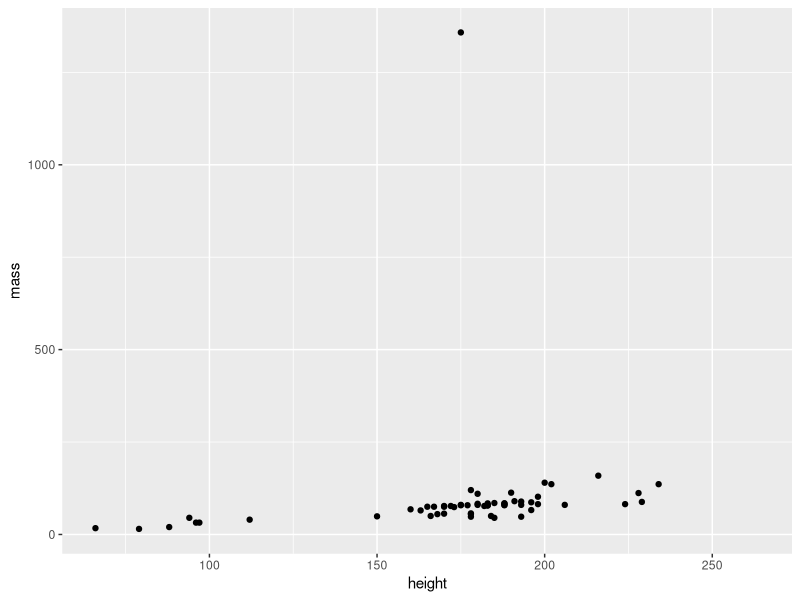
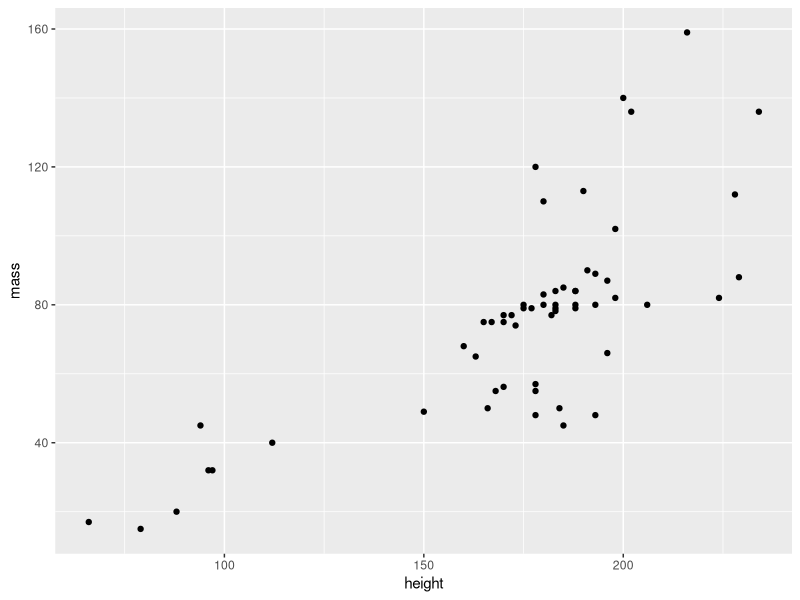
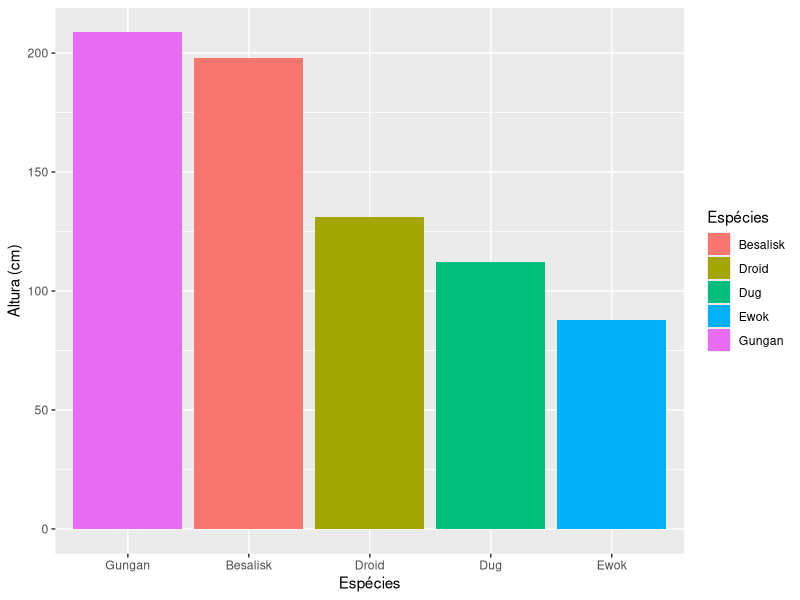
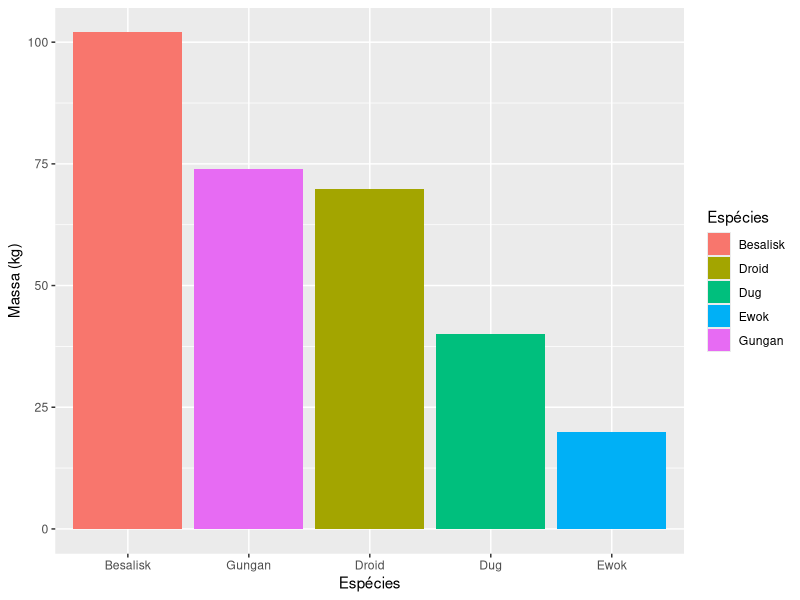
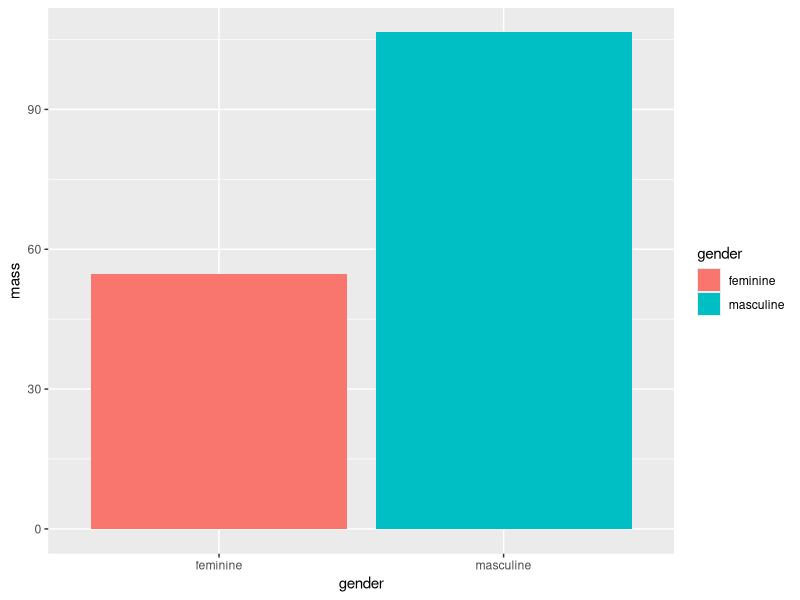
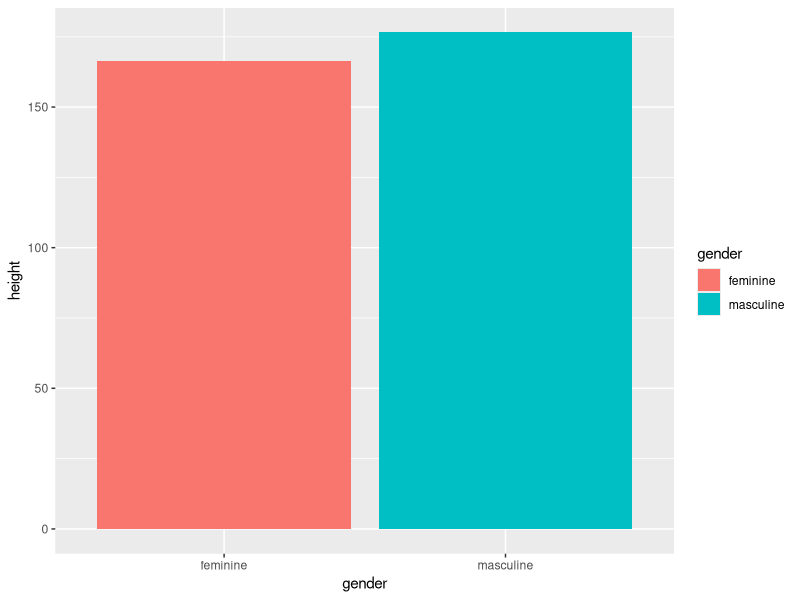
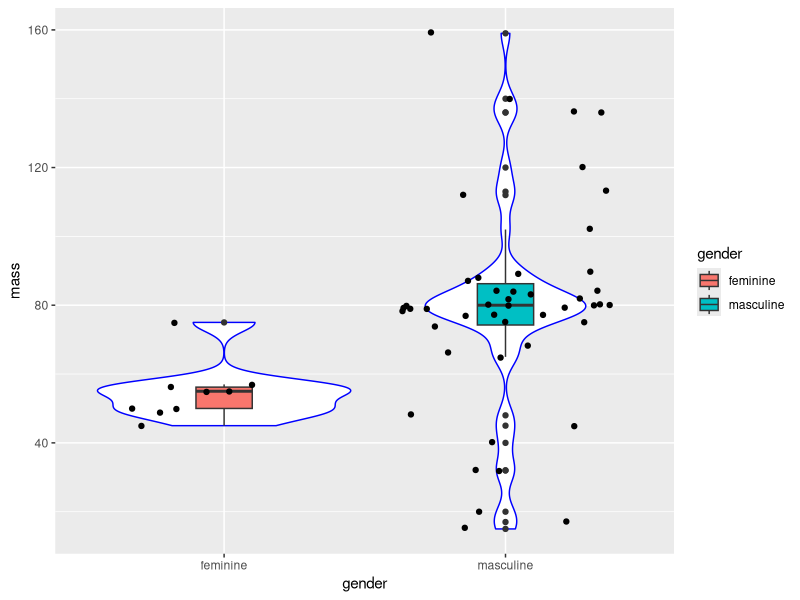
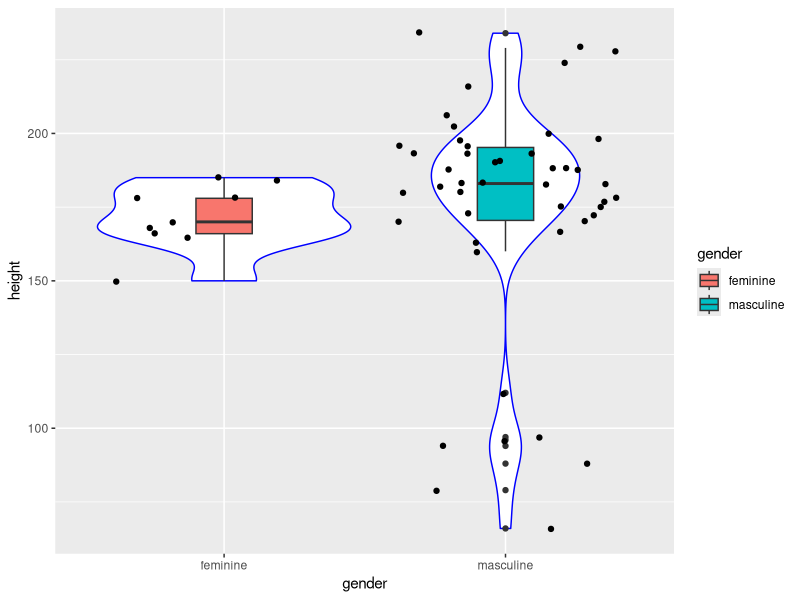

The R source for these figures, in order:

# Pacotes tidyverse - Prática -----------------------------------------------------------------------------------------------------------------------------
# Autoria do script: Jeanne Franco ---------------------------------------------------------------------------------------------------------
# Data: 17/03/2022 -------------------------------------------------------------------------------------------------------------------------

# Carregar pacotes -------------------------------------------------------------------------------------------------------------------------

library(dplyr)
library(ggplot2)

# Carregar dados ---------------------------------------------------------------------------------------------------------------------------

dados <- starwars
View(dados)

# Manipulação de dados 1 -------------------------------------------------------------------------------------------------------------------

dados %>%
  select(mass, hair_color) %>%
  filter(hair_color == "brown")

dados %>%
  select(height, hair_color) %>%
  filter(hair_color == "brown")

dados_1 <- dados %>%
  select(height, mass) %>%
  summarise_at(c("height", "mass"), list(max, min), na.rm = TRUE) 
dados_1

dados_2 <- dados %>%
  select(height, mass) 
dados_2

# Gráfico 1 --------------------------------------------------------------------------------------------------------------------------------

ggplot(dados_2, aes(x = height, y = mass)) +
  geom_point()

# Manipulação de dados 2 -------------------------------------------------------------------------------------------------------------------

dados_2 <- dados %>%
  select(height, mass) %>%
  filter(mass != 1358) # Elimina o valor máximo (outlier que impede ver a tendência)
dados_2

# Gráfico 2 --------------------------------------------------------------------------------------------------------------------------------

ggplot(dados_2, aes(x = height, y = mass)) +
  geom_point()

# Manipulação de dados 3 -------------------------------------------------------------------------------------------------------------------

dados_3 <- dados %>%
  select(height, mass, species) %>%
  filter(species %in% c("Besalisk", "Dug", "Gungan", "Ewok", "Droid")) %>%
  group_by(species) %>%
  summarise_all(list(mean), na.rm = TRUE)
dados_3

# Gráficos 3 -------------------------------------------------------------------------------------------------------------------------------

plot_altura <- ggplot(dados_3, aes(x = species, y = height)) +
  geom_col(aes(fill = species)) +
  scale_x_discrete(limits = c("Gungan", "Besalisk", "Droid", "Dug", "Ewok")) +
  scale_fill_discrete(name = "Espécies") +
  labs(x = "Espécies", y = "Altura (cm)")
plot_altura

plot_massa <- ggplot(dados_3, aes(x = species, y = mass)) +
  geom_col(aes(fill = species)) +
  scale_x_discrete(limits = c("Besalisk", "Gungan", "Droid", "Dug", "Ewok")) +
  scale_fill_discrete(name = "Espécies") +
  labs(x = "Espécies", y = "Massa (kg)")
plot_massa

# Manipulação de dados 4 -------------------------------------------------------------------------------------------------------------------

dados_4 <- dados %>%
  select(gender, mass, height) %>%
  filter(gender %in% c("feminine", "masculine")) %>%
  group_by(gender) %>%
  summarise_all(list(mean), na.rm = TRUE)
dados_4  

# Gráficos 4 -------------------------------------------------------------------------------------------------------------------------------

massa_genero <- ggplot(dados_4, aes(x = gender, y = mass)) +
  geom_col(aes(fill = gender))
massa_genero

altura_genero <- ggplot(dados_4, aes(x = gender, y = height)) +
  geom_col(aes(fill = gender))
altura_genero

# Manipulação de dados 5 -------------------------------------------------------------------------------------------------------------------

dados_5 <- dados %>%
  select(gender, mass, height) %>%
  filter(gender %in% c("feminine", "masculine")) %>%
  filter(mass != 1358)
dados_5

# Gráficos 5 -------------------------------------------------------------------------------------------------------------------------------

massa_genero_box <- ggplot(dados_5, aes(x = gender, y = mass)) +
  geom_violin(col = "blue") +
  geom_boxplot(aes(fill = gender), width = 0.2) +
  geom_jitter()
massa_genero_box

altura_genero_box <- ggplot(dados_5, aes(x = gender, y = height)) +
  geom_violin(col = "blue") +
  geom_boxplot(aes(fill = gender), width = 0.2) +
  geom_jitter()
altura_genero_box

# Manipulação de dados 6 -------------------------------------------------------------------------------------------------------------------

dados_6 <- dados %>%
  select(species, birth_year) %>%
  filter(species %in% c("Human", "Droid", "Wookiee", "Ewok", "Cerean")) %>%
  group_by(species) %>%
  summarise(mean(birth_year, na.rm = TRUE))
dados_6
  
dados_6 <- dados %>%
  select(species, birth_year) %>%
  filter(species %in% c("Human", "Droid", "Wookiee", "Ewok", "Cerean")) %>%
  group_by(species) %>%
  summarise_all(list(mean), na.rm = TRUE)
dados_6

# Gráfico 6 -------------------------------------------------------------------------------------------------------------------------------

ggplot(dados_6, aes(x = species, y = birth_year)) +
  geom_col(aes(fill = species)) +
  scale_x_discrete(limits = c("Wookiee", "Cerean", "Human", "Droid", "Ewok"))

# Manipulação de dados 7 -------------------------------------------------------------------------------------------------------------------

dados_7 <- dados %>%
  select(height, mass, birth_year, skin_color) %>%
  filter(skin_color %in% c("green", "red", "blue", "brown", "dark")) %>%
  group_by(skin_color) %>%
  summarise_at(c("height", "mass", "birth_year"), list(mean), na.rm = TRUE)
dados_7

# Gráficos 7 -------------------------------------------------------------------------------------------------------------------------------

altura_pele <- ggplot(dados_7, aes(x = skin_color, y = height)) +
  geom_col(fill = "#cab2d6") +
  scale_x_discrete(limits = c("green", "brown", "red", "dark", "blue")) +
  theme_light()
altura_pele

massa_pele <- ggplot(dados_7, aes(x = skin_color, y = mass)) +
  geom_col(fill = "#cab2d6") +
  scale_x_discrete(limits = c("blue", "dark", "green", "red", "brown")) +
  theme_light()
massa_pele

idade_pele <- ggplot(dados_7, aes(x = skin_color, y = birth_year)) +
  geom_col(fill = "#cab2d6") +
  scale_x_discrete(limits = c("brown", "blue", "dark", "red", "green")) +
  theme_light()
idade_pele

# Manipulação de dados 8 -------------------------------------------------------------------------------------------------------------------

dados_8 <- dados %>%
  select(mass, sex) %>%
  filter(sex %in% c("male", "female", "hermaphroditic")) %>%
  group_by(sex) %>%
  summarise(media_massa = mean(mass, na.rm = TRUE))
dados_8

# Gráfico 8 --------------------------------------------------------------------------------------------------------------------------------

ggplot(dados_8, aes(x = sex, y = media_massa)) +
  geom_col(aes(fill = sex)) +
  scale_x_discrete(limits = c("female", "male", "hermaphroditic")) +
  theme(legend.position = "none")

# Manipulação de dados 9 -------------------------------------------------------------------------------------------------------------------

dados_9 <- dados %>%
  select(mass, sex) %>%
  filter(sex %in% c("male", "female")) %>%
  group_by(sex) %>%
  summarise(media_massa = mean(mass, na.rm = TRUE))
dados_9

# Gráfico 9 --------------------------------------------------------------------------------------------------------------------------------

ggplot(dados_9, aes(x = sex, y = media_massa)) +
  geom_col(aes(fill = sex)) +
  scale_x_discrete(limits = c("female", "male")) +
  theme(legend.position = "none")

# Manipulação de dados 10 ------------------------------------------------------------------------------------------------------------------

dados_10 <- dados %>%
  select(skin_color, eye_color) %>%
  filter(skin_color %in% c("gold", "white", "light", "green", "pale", "fair",
                           "grey", "dark", "red"))
dados_10

# Gráfico 10 -------------------------------------------------------------------------------------------------------------------------------

ggplot(dados_10, aes(x = skin_color, y = eye_color)) +
  geom_count() +
  labs(x = "Cor da pele", y = "Cor dos olhos")

# Manipulação de dados 11 ------------------------------------------------------------------------------------------------------------------

unique(dados$homeworld)
unique(dados$species)

dados_11 <- dados %>%
  select(species, homeworld) %>%
  filter(species %in% c("Human", "Wookiee", "Ewok", "Cerean", "Xexto",
                        "Rodian" , "Hutt" , "Gungan", "Aleena", "Clawdite",
                        "Muun", "Droid") & 
         homeworld %in% c("Naboo", "Alderaan", "Tatooine", "Cerea", "Tund",
                          "Zolan", "Ojom", "Kalee", "Aleen Minor", "Mon Cala",
                          "Iridonia", "Chandrila"))
dados_11
View(dados_11)

# Gráfico 11 -------------------------------------------------------------------------------------------------------------------------------

ggplot(dados_11, aes(x = homeworld, y = species)) +
  geom_count() +
  labs(x = "Planeta natal", y = "Espécies")

# Manipulação de dados 12 ------------------------------------------------------------------------------------------------------------------

dados_12 <- dados %>%
  select(mass, height, birth_year) %>%
  filter(mass != 1358 & birth_year <= 300)
dados_12
View(dados_12)

# Gráficos 12 ------------------------------------------------------------------------------------------------------------------------------

massa <- ggplot(dados_12, aes(x = mass)) +
  geom_histogram(bins = 30, col = "black", fill = "lightblue")
massa

altura <- ggplot(dados_12, aes(x = height)) +
  geom_histogram(bins = 30, col = "black", fill = "lightblue")
altura

idade <- ggplot(dados_12, aes(x = birth_year)) +
  geom_histogram(bins = 30, col = "black", fill = "lightblue")
idade

massa_dens <- ggplot(dados_12, aes(x = mass)) +
  geom_density(col = "black", fill = "lightblue")
massa_dens

altura_dens <- ggplot(dados_12, aes(x = height)) +
  geom_density(col = "black", fill = "lightblue")
altura_dens

idade_dens <- ggplot(dados_12, aes(x = birth_year)) +
  geom_density(col = "black", fill = "lightblue")
idade_dens
